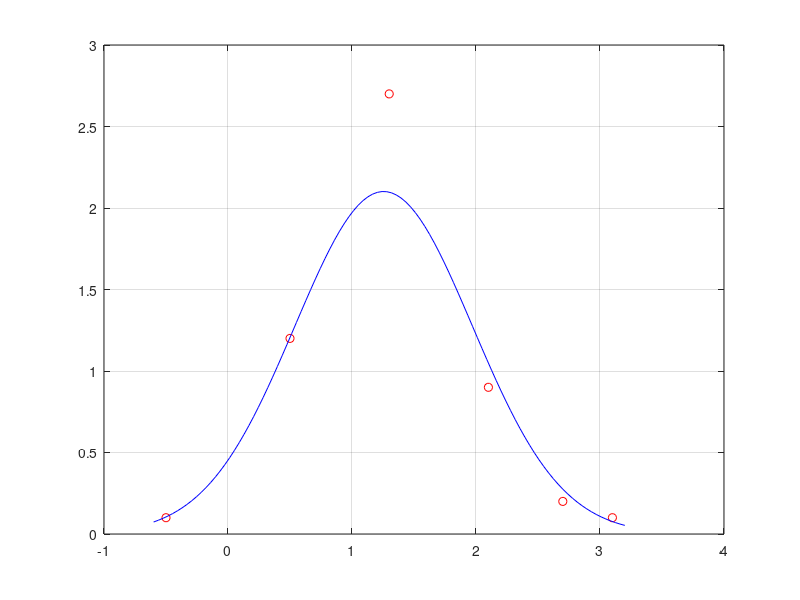

Here is the MATLAB script that generated this plot:
#pontos
x = [-0.5 0.5 1.3 2.1 2.7 3.1]';
y = [0.1 1.2 2.7 0.9 0.2 0.1]';

#resol. as eqs. normais
A = [x.^2 x ones(6,1)];
d = inv(A'*A)*A'*log(y);

c = zeros(3,1);
c(2) = d(1);
c(3) = d(2)/(-2*c(2));
c(1) = exp(d(3) - c(2)*c(3)^2);

printf('%1.5e\n',c)

#fun. ajustada
f = @(x) c(1)*exp(c(2)*(x-c(3)).^2);

#esboco da fun. ajustada
xx = linspace(-0.6,3.2);
plot(x,y,'ro',...
     xx,f(xx),'b-');grid
     